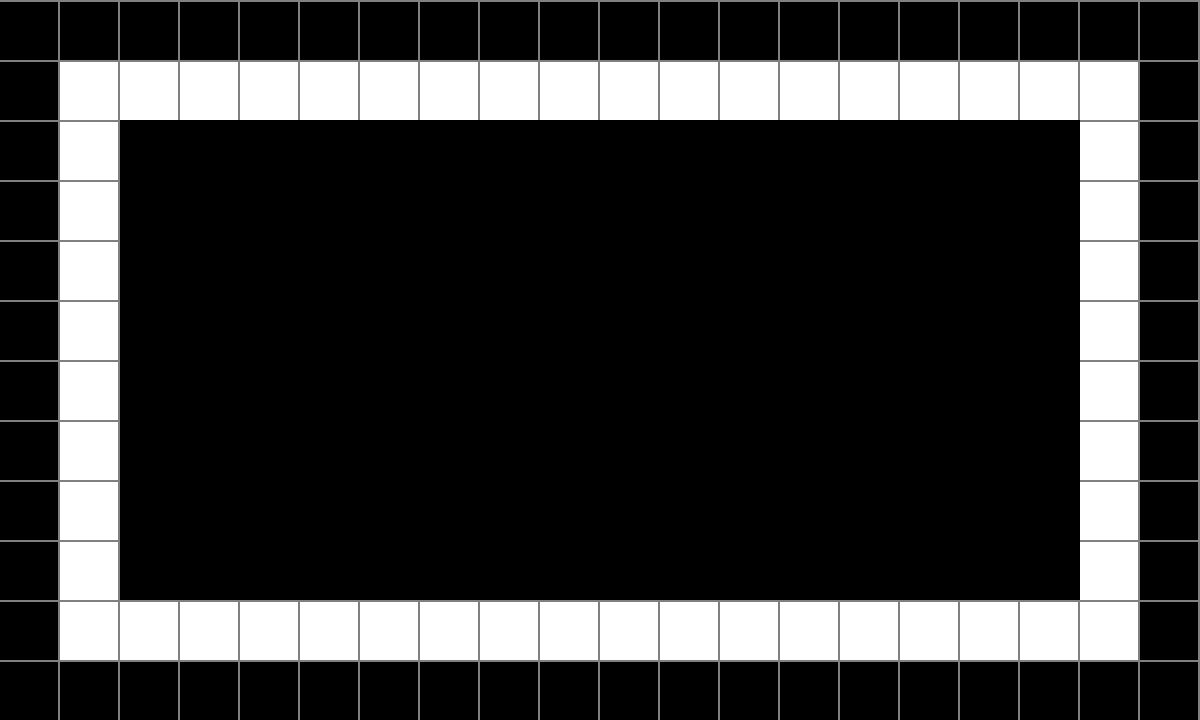

This is a level from a 2D game, rendered from its Tiled map with the project's own tilesets. A one-line summary and the map file follow, with tile-layer data summarised:
An orthogonal 20x12 tile map with 60x60 px tiles, 1 tile layer (tiles), 1 image layer and 18 objects (player).

<map version="1.0" orientation="orthogonal" renderorder="right-down" width="20" height="12" tilewidth="60" tileheight="60" nextobjectid="233">
 <tileset firstgid="1" name="test-tileset" tilewidth="60" tileheight="60" tilecount="12">
  <image source="test-tileset.png" width="240" height="180" />
 </tileset>
 <imagelayer name="gameover" x="350" y="160">
  <image source="gameover.png" />
 </imagelayer>
 <layer name="tiles" width="20" height="12">
  <data>[240 cells, 112 non-empty, 2 distinct tile ids]</data>
 </layer>
 <objectgroup name="boxes">
  <object id="217" x="572" y="219" width="60" height="60" />
  <object id="219" x="773" y="208" width="60" height="60" />
  <object id="220" x="725" y="350" width="60" height="60" />
  <object id="221" x="352" y="251" width="60" height="60" />
  <object id="222" x="649" y="394" width="60" height="60" />
  <object id="223" x="388" y="413" width="60" height="60" />
  <object id="224" x="182" y="439" width="60" height="60" />
  <object id="225" x="956" y="431" width="60" height="60" />
  <object id="226" x="804" y="461" width="60" height="60" />
 </objectgroup>
 <objectgroup name="player">
  <object id="46" name="player" x="206.333" y="242.667" width="60" height="120" />
 </objectgroup>
 <objectgroup name="buttons" />
 <objectgroup name="exits" />
 <objectgroup name="surfaces">
  <object id="81" x="0" y="660" width="1140" height="60" />
  <object id="82" x="0" y="0" width="60" height="660" />
  <object id="85" x="60" y="0" width="1140" height="60" />
  <object id="86" x="1140" y="60" width="60" height="660" />
 </objectgroup>
 <objectgroup name="portable-surfaces">
  <object id="227" x="60" y="60" width="1080" height="60" />
  <object id="228" x="60" y="120" width="60" height="540" />
  <object id="229" x="120" y="600" width="960" height="60" />
  <object id="230" x="1080" y="120" width="60" height="540" />
 </objectgroup>
 <objectgroup name="gates" />
 <objectgroup name="acid" />
 <objectgroup name="turrets" />
</map>
